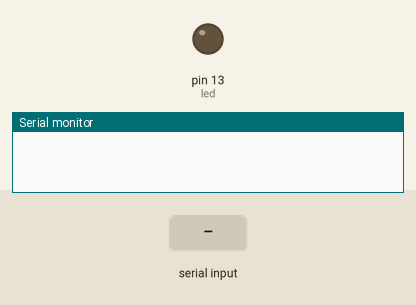
This sketch was run on a simulated Arduino Uno, built with avr-gcc and run on an emulated ATmega328P. Shown: output pins drawn as LEDs (lit = HIGH), the last lines printed to the serial monitor. Inputs (shaded band) come from the test bench.

Above: at 1.2 s.
1.3 s: "1" received over Serial
At 2.5 s:
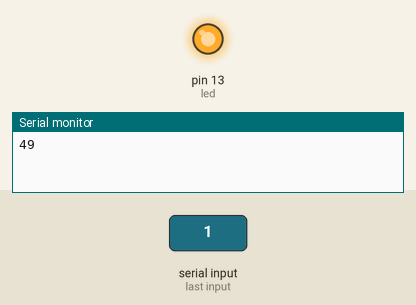
2.8 s: "2" received over Serial
At 3.8 s:
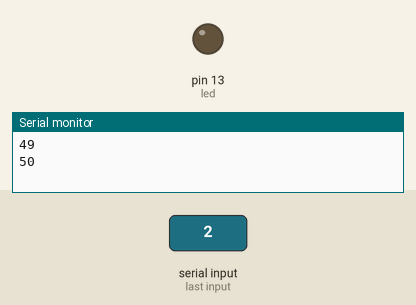
Timing chart, 0 to 5.8 s (numbered marks = the images above; inputs shaded):
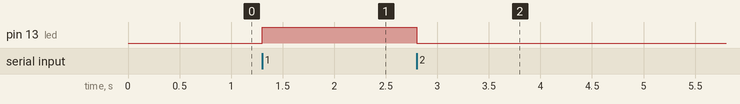

Measured:
- after the input at 1.3 s, pin 13 (led): LOW → HIGH at once
- after the input at 2.8 s, pin 13 (led): HIGH → LOW at once

The sketch:

arduino.ino
```cpp
int led = 13;

void setup() {
  Serial.begin(9600);
  pinMode(led, OUTPUT);
}

void loop() {
  //시리얼 통신 설정
  if(Serial.available()) {
    int sig = Serial.read();

    // 변수 sig에 49(숫자 1)가 들어오면 13번 핀에 연결된 led를 켬
    if (sig == 49) {
      digitalWrite(led, HIGH);
      Serial.println(sig);
    }
    // 변수 sig에 50(숫자 2)가 들어오면 13번 핀에 연결된 led를 끔
    else if ( sig == 50) {
      digitalWrite(led, LOW);
      Serial.println(sig);
    }
    // 변수 sig에 임의의 다른 신호가 들어오면 아무 동작하지 않음
    else {
      Serial.println(sig);
    }
  }
}
```
